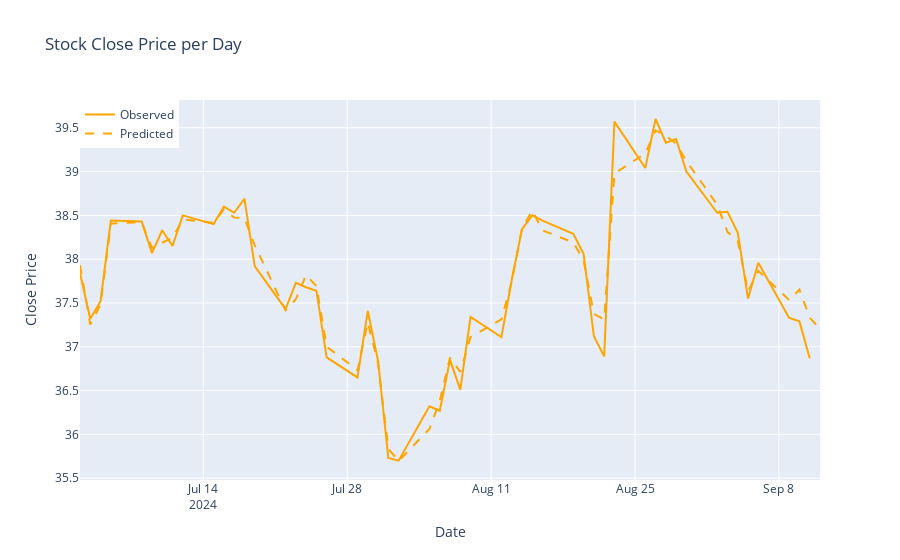

Notebook code cell kept with this figure:
### Code cell
import plotly.graph_objects as go

df.sort_values('date', inplace=True)
temp = df[df['date'] > '2024-07-01']

# Create a Plotly figure
fig = go.Figure()

# Add observed data
fig.add_trace(go.Scatter(x=temp['date'], y=temp['target'], mode='lines', name='Observed', line=dict(color='orange')))

# Add predicted data
fig.add_trace(go.Scatter(x=temp['date'], y=temp['predicted'], mode='lines', name='Predicted', line=dict(color='orange', dash='dash')))

# Update layout
fig.update_layout(
    title='Stock Close Price per Day',
    xaxis_title='Date',
    yaxis_title='Close Price',
    legend=dict(x=0, y=1)
)

# Display the Plotly figure using Streamlit
fig.show()
